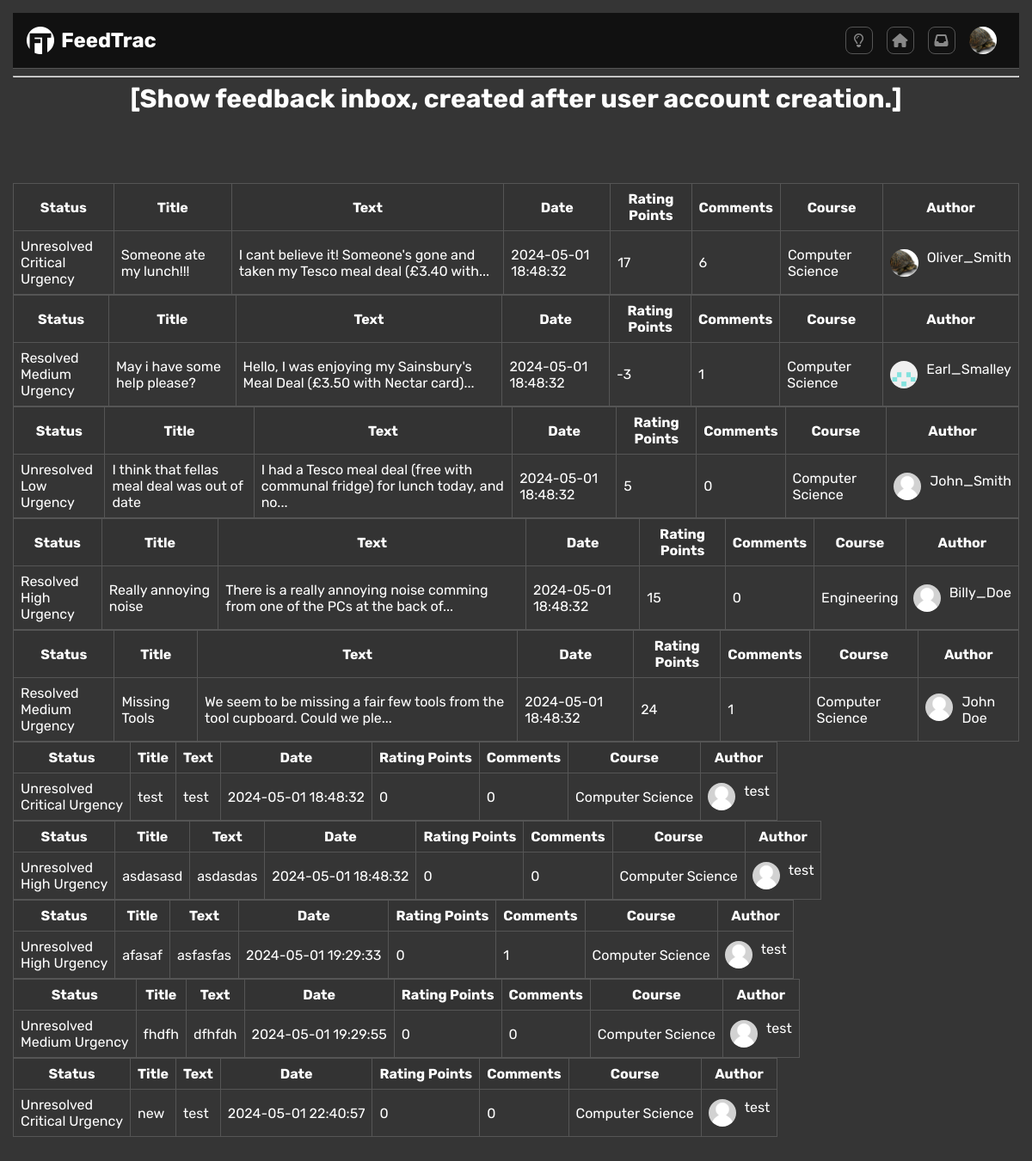
Page /Website/inbox.php (signed in) on the committed database.
### tables this page shows
CREATE TABLE `feedback` (
  `feedbackID` int(10) UNSIGNED NOT NULL,
  `userID` int(10) UNSIGNED NOT NULL,
  `roomID` int(10) UNSIGNED DEFAULT NULL,
  `date` datetime NOT NULL DEFAULT current_timestamp(),
  `modifiedDate` datetime NOT NULL DEFAULT current_timestamp() COMMENT 'The last date this feedback was interracted with',
  `urgency` varchar(10) NOT NULL COMMENT 'Low - 0\r\nMedium - 1\r\nHigh - 2\r\nCritical - 3',
  `resolved` tinyint(1) NOT NULL COMMENT 'Unresolved - 0\r\nResolved - 1',
  `closed` tinyint(1) NOT NULL,
  `title` varchar(50) NOT NULL,
  `text` varchar(500) NOT NULL,
  `ratingPoints` int(11) NOT NULL
);

CREATE TABLE `course` (
  `courseID` int(10) UNSIGNED NOT NULL,
  `departmentID` int(10) UNSIGNED NOT NULL,
  `name` varchar(30) NOT NULL
);

CREATE TABLE `user` (
  `userID` int(10) UNSIGNED NOT NULL,
  `courseID` int(10) UNSIGNED NOT NULL,
  `email` varchar(50) NOT NULL,
  `username` varchar(25) NOT NULL,
  `passwordHash` varchar(255) NOT NULL,
  `fName` varchar(25) NOT NULL,
  `lName` varchar(25) NOT NULL,
  `yearOfStudy` tinyint(10) UNSIGNED DEFAULT NULL,
  `pronouns` varchar(10) DEFAULT NULL,
  `position` varchar(25) NOT NULL,
  `description` varchar(255) DEFAULT NULL,
  `activeAccount` tinyint(1) NOT NULL DEFAULT 1,
  `sub` tinyint(1) NOT NULL DEFAULT 1,
  `alert` smallint(5) UNSIGNED NOT NULL DEFAULT 0,
  `accountDate` datetime NOT NULL DEFAULT current_timestamp()
);

### Website/classes/Database.class.php (called while the page is built, shortened)
<?php
class Database{
    protected $dbhost = "localhost";
    protected $dbuser = "root";
    protected $dbpass = "";
    protected $dbname = "feedtracdb";
    protected function connect()
    {
        $this->con = new mysqli($this->dbhost, $this->dbuser, $this->dbpass, $this->dbname);
        return $this->con;
    }
    protected function empty_input_check(...$inputs){
        return false;
    }
}

### Website/classes/Login.class.php (called while the page is built, shortened)
<?php
class Login extends Database {
    protected function get_user_data(){
        if(isset($_SESSION['userID'])){
            $stmt = $this->connect()->prepare("SELECT * FROM user WHERE userID = ?  limit 1");
            if(!$stmt->execute([$_SESSION['userID']])){
                header("location: login.php?error=BadSQLQuery");
                exit();
            }
            $result = $stmt->get_result();
            if(mysqli_num_rows($result) > 0){
                $user_data = $result -> fetch_assoc();
                return $user_data;
            }
        }
        die;
    }
}

### Website/classes/LoginContr.class.php (called while the page is built, shortened)
<?php
class LoginContr extends Login {
    public function force_login(){
        $user_data = $this->get_user_data();
        if ($user_data){
            return $user_data;
        }
        die;
    }
}

### Website/classes/Feedback.class.php (called while the page is built, shortened)
<?php
class Feedback extends Database
{
    protected function get_user($feedbackID)
    {
        $stmt = $this->connect()->prepare(" SELECT
                                                user.userID,
                                                username,
                                                fname,
                                                lname,
                                                yearOfStudy,
                                                course.name AS name,
                                                pronouns,
                                                position,
                                                name
                                            FROM
                                                user
                                            JOIN
                                                feedback
                                            ON
                                                user.userID = feedback.userID
                                            JOIN
                                                course
                                            ON
                                                user.courseID = course.courseID
                                            WHERE
                                                feedbackID = ?");
        if (!$stmt->execute([$feedbackID])) {
            header("location: feedback.php?error=BadSQLQuery");
            exit();
        }
        $results = $stmt->get_result()->fetch_assoc();
        return $results;
    }
    protected function get_all_rows_inbox($dateTime)
    {
        $stmt = $this->connect()->prepare("SELECT
                                                feedback.feedbackID,
                                                resolved,
                                                urgency,
                                                title,
                                                feedback.text,
                                                feedback.date,
                                                feedback.ratingPoints,
                                                COUNT(commentID) as number_of_comments
                                            FROM
                                                feedback
                                            LEFT JOIN
                                                comment
                                            ON
                                                feedback.feedbackID = comment.feedbackID
                                            WHERE
                                                feedback.date > ?
                                            GROUP BY
                                                feedback.feedbackID;");
        if (!$stmt->execute([$dateTime])) {
            header("location: feedback.php?error=BadSQLQuery");
            exit();
        }
        $results = $stmt->get_result()->fetch_all(MYSQLI_ASSOC);
        return $results;
    }
}

### Website/classes/FeedbackView.class.php (called while the page is built, shortened)
<?php
class FeedbackView extends Feedback {
     public function get_inbox_feedback($dateTime){
        return $this->get_all_rows_inbox($dateTime);
    }
   public function get_user_info($feedbackID){
       return $this->get_user($feedbackID);
   }
}

### Website/scripts/functions.php (called while the page is built, shortened)
<?php
$get_urgency_string = array(
     "Low",
     "Medium",
     "High",
     "Critical"
 );
 $get_resolved_string = array(
     "Unresolved",
     "Resolved",
 );
function shorten($string, $maxLength) {
     if (strlen($string) > $maxLength) {
          $string = substr($string, 0, $maxLength) . '...';
     }
     return $string;
}

### Website/inbox.php (the view, shortened to what this page needs)
<?php
include("classes/Database.class.php");
include("classes/login.class.php");
include("classes/LoginContr.class.php");
include("classes/Feedback.class.php");
include("classes/FeedbackView.class.php");
include("scripts/functions.php");
$Login_Controller = new LoginContr();
$user_data = $Login_Controller->force_login();
$Feedback_View = new FeedbackView($user_data['userID']);
$dateTime=$user_data["accountDate"];;
?>
<!DOCTYPE html>
<html lang="en-gb">
<head>
    <link rel="stylesheet" href="stylesheets/main.css">
</head>
<body>
    <?php include("header.php"); ?>
    <main>
        <h1>[Show feedback inbox, created after user account creation.]</h1>
        <div class="index-main">
            <div class="index-header">
            </div>
            <?php
                    if ($_SERVER["REQUEST_METHOD"] == "POST" && isset($_POST['action']) && $_POST['action'] == 'search') {
                        $searchTerm = $_POST['searchTerm'];
                        $feedbackRows = $Feedback_View->search_Feedback($searchTerm);
                        if (empty($searchTerm)) {
                            $feedbackRows = $Feedback_View->get_inbox_feedback($dateTime);
                        }
                        else if (empty($feedbackRows)) {
                            echo "<i>No results found for '$searchTerm'</i>";
                        }
                    } else {
                        $feedbackRows = $Feedback_View->get_inbox_feedback($dateTime);
                    }
                    foreach ($feedbackRows as $row) {
                        $userInfo = $Feedback_View->get_user_info($row['feedbackID']);
                    ?>
            <div class="table" class="center">
                <table>
                    <tr>
                        <th>Status</th>
                        <th>Title</th>
                        <th>Text</th>
                        <th>Date</th>
                        <th>Rating Points</th>
                        <th>Comments</th>
                        <th>Course</th>
                        <th>Author</th>
                    </tr>
                        <tr class="clickable-row" data-href="feedback.php">
                            <td>
                                <?php echo  $get_resolved_string[$row['resolved']] . "<br>"
                                    . $get_urgency_string[$row['urgency']] . " Urgency";
                                ?>
                            </td>
                            <td><?php echo shorten($row['title'], 50); ?></td>
                            <td><?php echo shorten($row['text'], 75); ?></td>
                            <td><?php echo $row['date']; ?></td>
                            <td><?php echo $row['ratingPoints']; ?></td>
                            <td><?php echo $row['number_of_comments']; ?></td>
                            <td><?php echo $userInfo['name'] ?></td>
                            <td href="profile.php">
                                <div style="display: flex;">
                                    <img style="margin-right: 10px;" class="avatar" src="<?php
                                                                                            $userID = $userInfo['userID'];
                                                                                            $jpg_path = "assets/profile-pictures/user-$userID.jpg";
                                                                                            $png_path = "assets/profile-pictures/user-$userID.png";
                                                                                            if (file_exists($jpg_path)) {
                                                                                                echo $jpg_path;
                                                                                            } elseif (file_exists($png_path)) {
                                                                                                echo $png_path;
                                                                                            } else {
                                                                                                echo "assets/profile-pictures/user-default.jpg";
                                                                                            } ?>" alt="User Avatar" height="32" href="profile.php">
                                    <a href="profile.php"> <?php echo $userInfo['username']; ?> </a>
                                </div>
                            </td>
                        </tr>
                    <?php
                    }
                    ?>
                </table>
            </div>
        </div>
    </main>
</body>
</html>

### Website/stylesheets/main.css (style rules this page uses)
:root { --a: #111; --b: #222; --c: #333; --d: #444; --e: #555; --f: #666; --g: #777; --h: #888; --accent-bright: hotpink; --accent-pale: pink; }
body { margin: 0; font-family: "Rubik", sans-serif; color: white; transition: background-color 0.5s ease; transition: color 0.5 ease; padding: 15px; background-color: #353535; font-size: 15px; }
main { text-align: center; }
h1, p { margin: 0; }
a { color: inherit; text-decoration: none; transition: color 0.3s ease; }
table, th, td { border: 1px solid var(--e); border-collapse: collapse; }
th, td { padding: 8px; }
th, tr:hover { background-color: var(--c); }
.avatar { border-radius: 16px; }
.dark-mode { background-color: #353535; color: white; }
.dark-mode a { color: white; }
.index-header { display: flex; justify-content: center; align-items: center; gap: 16px; width: 100%; padding-top: 32px; padding-bottom: 16px; }
.index-main { margin: 16px auto; width: 100%; display: flex; flex-direction: column; flex-wrap: wrap; gap: 16px; align-items: center; text-align: center; }

### Website/inbox.php (style rules this page uses)
tr[data-href] { cursor: pointer; }

### rows in the picture
feedback: resolved "Unresolved", urgency "Critical", title "Someone ate my lunch!!!", text "I cant believe it! Someone's gone and taken my Tesco meal deal (£3.40 with...", date "2024-05-01 18:48:32", ratingPoints "17", number_of_comments "6", course.name "Computer Science", shows a picture, userID.username "Oliver_Smith"
feedback: resolved "Resolved", urgency "Medium", title "May i have some help please?", text "Hello, I was enjoying my Sainsbury's Meal Deal (£3.50 with Nectar card)...", date "2024-05-01 18:48:32", ratingPoints "-3", number_of_comments "1", course.name "Computer Science", shows a picture, userID.username "Earl_Smalley"
feedback: resolved "Unresolved", urgency "Low", title "I think that fellas meal deal was out of date", text "I had a Tesco meal deal (free with communal fridge) for lunch today, and no...", date "2024-05-01 18:48:32", ratingPoints "5", number_of_comments "0", course.name "Computer Science", userID.username "John_Smith"
feedback: resolved "Resolved", urgency "High", title "Really annoying noise", text "There is a really annoying noise comming from one of the PCs at the back of...", date "2024-05-01 18:48:32", ratingPoints "15", number_of_comments "0", course.name "Engineering", userID.username "Billy_Doe"
feedback: resolved "Resolved", urgency "Medium", title "Missing Tools", text "We seem to be missing a fair few tools from the tool cupboard. Could we ple...", date "2024-05-01 18:48:32", ratingPoints "24", number_of_comments "1", course.name "Computer Science", userID.username "John Doe"
feedback: resolved "Unresolved", urgency "Critical", title "test", text "test", date "2024-05-01 18:48:32", ratingPoints "0", number_of_comments "0", course.name "Computer Science", userID.username "test"
feedback: resolved "Unresolved", urgency "High", title "asdasasd", text "asdasdas", date "2024-05-01 18:48:32", ratingPoints "0", number_of_comments "0", course.name "Computer Science", userID.username "test"
feedback: resolved "Unresolved", urgency "High", title "afasaf", text "asfasfas", date "2024-05-01 19:29:33", ratingPoints "0", number_of_comments "1", course.name "Computer Science", userID.username "test"
feedback: resolved "Unresolved", urgency "Medium", title "fhdfh", text "dfhfdh", date "2024-05-01 19:29:55", ratingPoints "0", number_of_comments "0", course.name "Computer Science", userID.username "test"
feedback: resolved "Unresolved", urgency "Critical", title "new", text "test", date "2024-05-01 22:40:57", ratingPoints "0", number_of_comments "0", course.name "Computer Science", userID.username "test"
